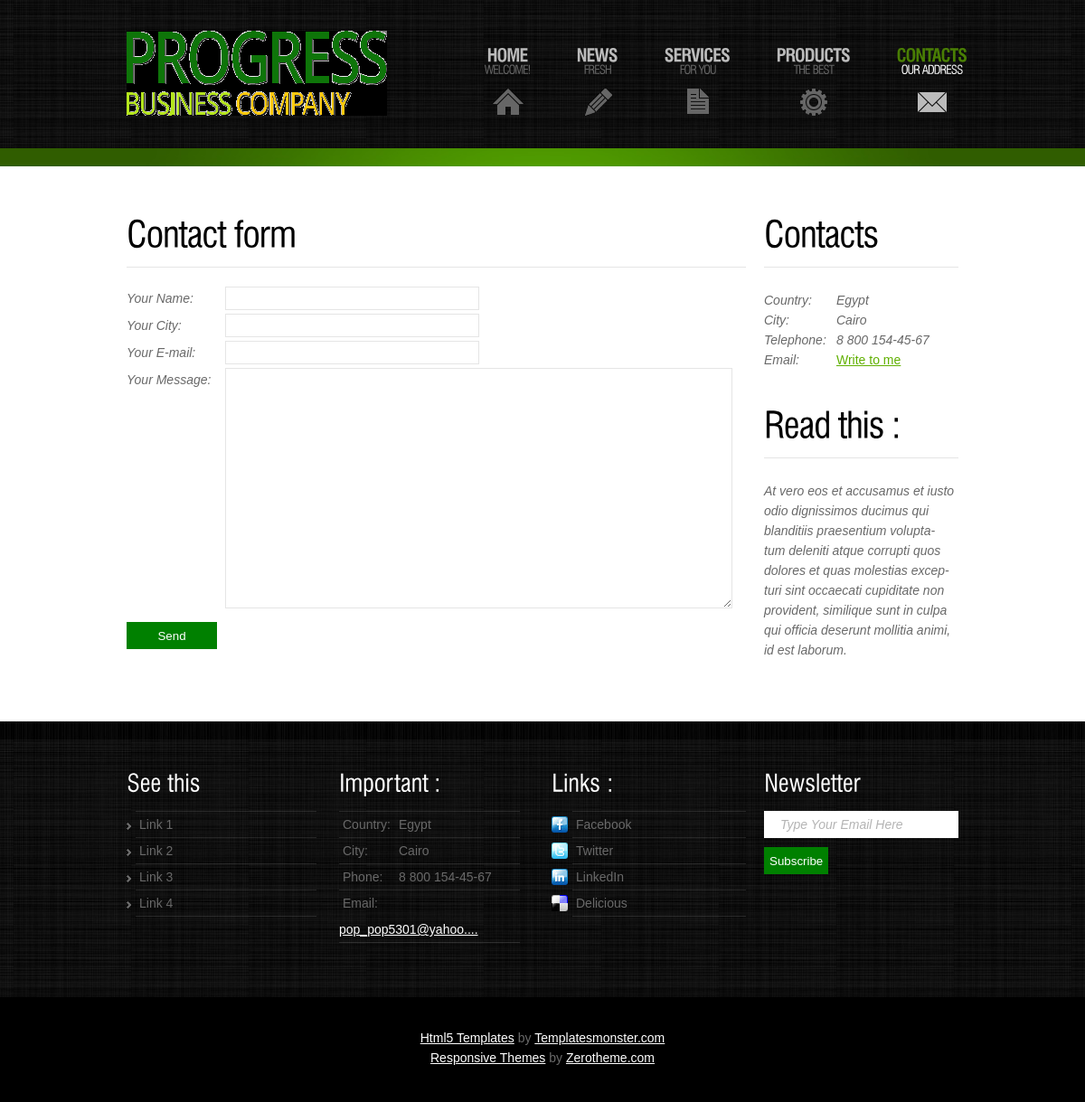
/contacts.php, run on the app's committed database.
### tables this page shows
CREATE TABLE IF NOT EXISTS `setting` (
  `setting_id` int(11) NOT NULL AUTO_INCREMENT,
  `key` varchar(255) DEFAULT NULL,
  `desc` text,
  PRIMARY KEY (`setting_id`)
);

### prog_db.php (called while the page is built, shortened)
<?php
$prog_host      = 'localhost';
$prog_username  = 'root';
$prog_password  = '';
$prog_handle = @mysql_connect($prog_host,$prog_username,$prog_password);
function limit_text($text,$limit = 5) {
      if (str_word_count($text, 0) > $limit) {
          $words = str_word_count($text,2);
          $pos = array_keys($words);
          $text = substr($text, 0, $pos[$limit]) . '...';
      }
      return $text;
}
function get_set($key)
{
global $prog_handle;
$st_key = @mysql_real_escape_string(strip_tags($key),$prog_handle);
$result = prog_setting_get("WHERE `key` = '$st_key' ");
$setting = $result[0];
return $setting->desc;
}
?>

### settingAPI.php (called while the page is built, shortened)
<?php
function prog_setting_get($extra = '')
{
$query = sprintf("SELECT * FROM `setting` %s",$extra);
$qresult = @mysql_query($query);
$rcount = @mysql_num_rows($qresult);
$settings = array();
for($i = 0; $i<$rcount; $i++)
	$settings[@count($settings)] = @mysql_fetch_object($qresult) ;
return $settings;
}
?>

### contacts.php (the view, shortened to what this page needs)
<!DOCTYPE html>
<html lang="en">
<head>
<link rel="stylesheet" href="css/reset.css" type="text/css" media="all">
<link rel="stylesheet" href="css/layout.css" type="text/css" media="all">
<link rel="stylesheet" href="css/style.css" type="text/css" media="all">
<link rel="stylesheet" href="css/zerogrid.css">
<link rel="stylesheet" href="css/responsive.css">
</head>
<body id="page5">
	<div class="body1">
	<div class="body2">
	<div class="body5">
		<div class="main zerogrid">
			<header>
				<div class="wrapper rơw">
				<h1><a href="index.html" id="logo"><img src="images/logo.png" /></a></h1>
				<nav>
					<ul id="menu">
						<li id="nav1" ><a href="index.php">Home<span>Welcome!</span></a></li>
						<li id="nav2"><a href="news.php">News<span>Fresh</span></a></li>
						<li id="nav3"><a href="services.php">Services<span>for you</span></a></li>
						<li id="nav4"><a href="products.php">Products<span>The best</span></a></li>
						<li id="nav5" class="active"><a href="contacts.php">Contacts<span>Our Address</span></a></li>
					</ul>
				</nav>
				</div>
			</header>
		</div>
	</div>
	</div>
	</div>
	<div class="body3">
		<div class="main zerogrid">
			<article id="content">
				<div class="wrapper row">
						<section class="col-3-4">
					<div class="wrap-col">
						<h2 class="under">Contact form</h2>
						<form id="ContactForm" method="post">
						<div>
							<div  class="wrapper">
								<span>Your Name:</span>
								<input type="text" id="name" class="input" >
							</div>
							<div  class="wrapper">
								<span>Your City:</span>
								<input type="text"  id="city" class="input" >
							</div>
							<div  class="wrapper">
								<span>Your E-mail:</span>
								<input type="text" id="email" class="input" >
							</div>
							<div  class="textarea_box">
								<span>Your Message:</span>
								<textarea name="textarea" id="message" cols="1" rows="1"></textarea>
							</div>
                            <div  class="wrapper">
								<input  type="button" class="button" style="color: white;height: 30px;width:100px; background-color: green;"  onclick="form_info()" value="Send" />
							</div>
						</div>
						</form>
					</div>
					</section>
<?php
require_once 'prog_db.php';
require_once 'settingAPI.php';
?>
					<section class="col-1-4">
					<div class="wrap-col">
						<h2 class="under">Contacts</h2>
						<div id="address"><span>Country:<br>
								City:<br>
								Telephone:<br>
								Email:</span>
								<?= get_set('Country') ?><br>
								<?= get_set('City') ?><br>
								<?= get_set('Phone') ?><br>
								<a class="link1" href=<?= get_set('Contacts_Email_link') ?>><?= limit_text(get_set('Contacts_Email_title'),3) ?></a></div>
						<h2 class="under"><?= limit_text(get_set('Contacts_Note_title'),3) ?></h2>
						<p><?= limit_text(get_set('Contacts_Note_content'),45) ?></p>
					</div>
					</section>
				</div>
			</article>
		</div>
	</div>
	<div class="body4">
		<div class="main zerogrid">
			<article id="content2">
				<div class="wrapper row">
					<section class="col-1-4">
					<div class="wrap-col">
						<h4><?= limit_text( get_set('footer_title1'),2) ?></h4>
						<ul class="list1">
                            <li><a href="<?= get_set('footer_link1_link') ?>"><?= limit_text(get_set('footer_link1_title'),3) ?></a></li>
							<li><a href="<?= get_set('footer_link2_link') ?>"><?= limit_text(get_set('footer_link2_title'),3) ?></a></li>
							<li><a href="<?= get_set('footer_link3_link') ?>"><?= limit_text(get_set('footer_link3_title'),3) ?></a></li>
							<li><a href="<?= get_set('footer_link4_link') ?>"><?= limit_text(get_set('footer_link4_title'),3) ?></a></li>
						</ul>
					</div>
					</section>
					<section class="col-1-4">
					<div class="wrap-col">
						<h4><?= limit_text( get_set('footer_title2'),2) ?></h4>
						<ul class="address">
							<li><span>Country:</span><?= get_set('Country') ?></li>
							<li><span>City:</span><?= get_set('City') ?></li>
							<li><span>Phone:</span><?= get_set('Phone') ?></li>
							<li><span>Email:</span><a href=<?= get_set('footer_Email_link') ?>><?= limit_text(get_set('footer_Email_title'),3) ?></a></li>
						</ul>
					</div>
					</section>
					<section class="col-1-4">
					<div class="wrap-col">
						<h4><?= limit_text( get_set('footer_title3'),2) ?></h4>
						<ul id="icons">
					<li><a href="<?= get_set('facebook') ?>"><img src="images/icon1.jpg" alt="">Facebook</a></li>
					<li><a href="<?= get_set('Twitter') ?>"><img src="images/icon2.jpg" alt="">Twitter</a></li>
					<li><a href="<?= get_set('LinkedIn') ?>"><img src="images/icon3.jpg" alt="">LinkedIn</a></li>
					<li><a href="<?= get_set('Delicious') ?>"><img src="images/icon4.jpg" alt="">Delicious</a></li>
						</ul>
					</div>
					</section>
					<section class="col-1-4">
					<div class="wrap-col">
						<h4>Newsletter</h4>
						<form  method="post" id="newsletter">
							<div>
								<div class="wrapper" style="width: 215px;height: 40;">
									<input class="input" type="text" id="newsletters" value="Type Your Email Here"  onblur="if(this.value=='') this.value='Type Your Email Here'" onfocus="if(this.value =='Type Your Email Here' ) this.value=''">
								</div>
							<input type="button" class="button" style="color: white;height: 30px;background-color: green;" onclick="letter_info()" value="Subscribe" />
							    </div>
							</div>
					</div>
				</div>
		</div>
		<div class="main zerogrid">
			<footer>
				<a href="http://www.zerotheme.com/432/free-responsive-html5-css3-website-templates.html" target="_blank">Html5 Templates</a> by <a href="http://www.templatemonster.com/" target="_blank">Templatesmonster.com</a><br>
				<a href="http://www.zerotheme.com/432/free-responsive-html5-css3-website-templates.html" target="_blank">Responsive Themes</a> by <a href="http://www.zerotheme.com/" target="_blank">Zerotheme.com</a><br>
			</footer>
		</div>
</body>
</html>

### css/layout.css (style rules this page uses)
#page5 #content { padding-top:4px }

### css/style.css (style rules this page uses)
article, aside, audio, canvas, command, datalist, details, embed, figcaption, figure, footer, header, hgroup, keygen, meter, nav, output, progress, section, source, video { display:block }
.wrapper { width:100%;overflow:hidden }
body { background:#000;border:0;font:14px "Trebuchet MS", Arial, Helvetica, sans-serif;color:#696969;line-height:22px;font-style:italic }
.body1 { background:url(../images/bg.jpg) bottom center repeat }
.body2 { background:url(../images/bg_top2.gif) bottom repeat-x }
.body3 { background:#fff }
.body4 { background:url(../images/bg.jpg) top center repeat }
.body5 { background:url(../images/bg_top_img.jpg) center bottom no-repeat }
.main { margin:0 auto; }
a { color:#696969;text-decoration:underline;outline:none }
h1 { float:left }
h2 { font-size:40px;font-style:normal;font-weight:400;line-height:1.2em;padding:38px 0 11px 0;color:#000;letter-spacing:-1px }
h2.under { border-bottom:1px solid #e5e5e5;margin-bottom:25px }
h4 { font-size:26px;line-height:1.2em;color:#fff;font-weight:400;padding:43px 0 15px 0 }
p { padding-bottom:22px }
header { padding-top:34px; min-height: 150px; }
#logo { display:block; margin-left:10px; }
#menu { float:right;padding-top:15px }
#menu li { float:left;padding-left:51px }
#menu li a { display:block;font:20px "Trebuchet MS", Arial, Helvetica, sans-serif;line-height:1.2em;color:#bbb;text-transform:uppercase;text-decoration:none;text-align:center;letter-spacing:-1px;height:79px;font-style:normal;font-weight:700 }
#menu li a span { font-size:13px;line-height:1.2em;color:#666666;display:block;letter-spacing:-1px;margin-top:-3px;font-weight:normal }
#menu li a:hover, #menu .active a { color:#497e04 }
#menu li a:hover span, #menu .active a span { color:#fff }
#menu #nav1 a { background:url(../images/menu_icon1.gif) bottom center no-repeat }
#menu #nav2 a { background:url(../images/menu_icon2.gif) bottom center no-repeat }
#menu #nav3 a { background:url(../images/menu_icon3.gif) bottom center no-repeat }
#menu #nav4 a { background:url(../images/menu_icon4.gif) bottom center no-repeat }
#menu #nav5 a { background:url(../images/menu_icon5.gif) bottom center no-repeat }
#menu #nav5 a:hover, #menu #nav5.active a { background:url(../images/menu_icon5_active.gif) bottom center no-repeat }
#content { padding-top:50px;padding-bottom:36px }
#content2 { padding-bottom:50px }
.link1 { color:#60b000;font-style:normal }
.list1 { background:url(../images/line_hor1.png) 10px 0 no-repeat;padding-top:1px }
.list1 li { background:url(../images/line_hor1.png) 10px bottom no-repeat;line-height:29px }
.list1 a { color:#696969;text-decoration:none;font-style:normal;padding-left:14px;background:url(../images/marker_1.gif) 0 6px no-repeat }
.address { background:url(../images/line_hor1.png) 0px 0 no-repeat;padding-top:1px }
.address li { background:url(../images/line_hor1.png) 0px bottom no-repeat;line-height:29px;font-style:normal }
.address span { padding-left:4px;float:left;width:62px }
.address a { color:#fff }
#icons { background:url(../images/line_hor1.png) 23px 0 no-repeat;padding-top:1px }
#icons li { background:url(../images/line_hor1.png) 23px bottom no-repeat;line-height:29px }
#icons a { color:#696969;text-decoration:none;font-style:normal;display:inline-block }
#icons img { float:left;margin-right:9px;margin-top:5px }
#address span { float:left;width:80px }
footer { padding:34px 0 38px 0;font-style:normal;color:#696969;text-align:center }
footer a { color:#fff }
#ContactForm { margin-top:-4px }
#ContactForm span { width:109px;float:left;line-height:26px }
#ContactForm .wrapper { min-height:30px }
#ContactForm .textarea_box { min-height:275px;width:100%;overflow:hidden;padding-bottom:6px }
#ContactForm .input { width:269px;height:18px;border:1px solid #e5e5e5;background:#fff;padding:3px 5px;color:#696968;font:14px "Trebuchet MS", Arial, Helvetica, sans-serif;font-style:italic;margin:0 }
#ContactForm textarea { overflow:auto;width:549px;height:258px;border:1px solid #e5e5e5;background:#fff;padding:3px 5px;color:#696968;font:14px "Trebuchet MS", Arial, Helvetica, sans-serif;font-style:italic;margin:0 }
#newsletter .input { background:#fff;padding:6px 18px;width:184px;height:18px;font:14px "Trebuchet MS", Arial, Helvetica, sans-serif;font-style:inherit;color:#b4b4b4;margin:0 }
#newsletter .wrapper { min-height:40px }
#newsletter .button { float : left; }

### css/responsive.css (style rules this page uses)
html { -webkit-text-size-adjust: none; }
img { max-width:100%; height: auto; width: auto\9; }

### data on the page
setting: desc "Egypt"
setting: desc "Cairo"
setting: desc "8 800 154-45-67"
setting: desc "Write to me"
setting: desc "At vero eos et accusamus et iusto odio dignissimos ducimus qui blanditiis praesentium volupta- tum deleniti atque corrupti quos dolores et quas molestias excep- turi sint occaecati cupiditate non provident, similique sunt in culpa qui officia deserunt mollitia animi, id est laborum."
setting: desc "Link 1"
setting: desc "Link 2"
setting: desc "Link 3"
setting: desc "Link 4"
setting: desc "pop_pop5301@yahoo...."
